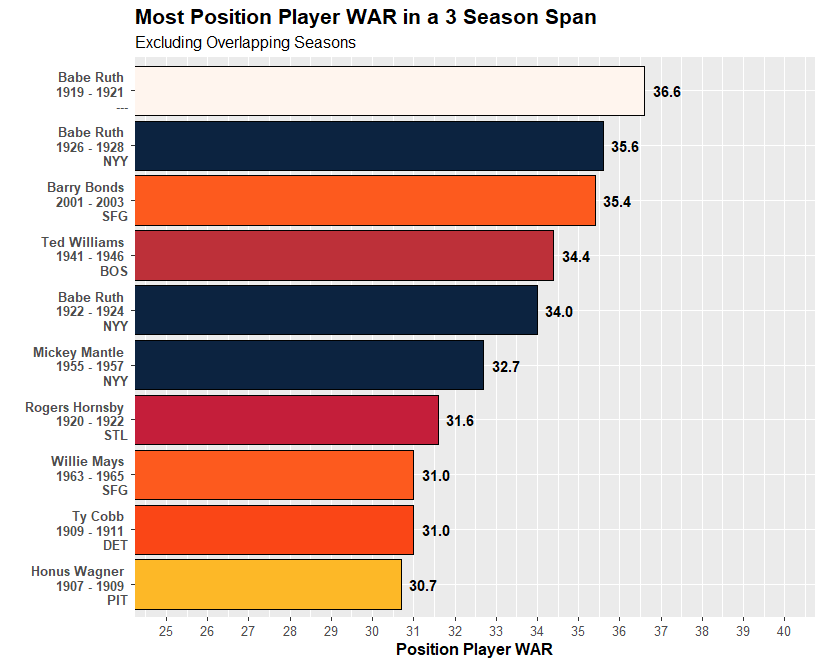

Generate this figure with R:
#Set working directory

setwd("C:/Users/daily/Desktop/Repositories/MiscVisuals/Website Visualizations/Most X in Span/MLB")

#Loading necessary libraries

library(sqldf)
library(tidyverse)
library(weights)
library(zoo)
library(data.table)
library(Lahman)

#Import Pitching WAR Data

data <- read.csv("C:/Users/daily/Desktop/Repositories/MiscVisuals/Website Visualizations/Most X in Span/MLB/Most Position Player WAR in 3 Season Span.csv")

#Calculate the totals and find the season the span started

data <- data %>%
  arrange(playerid, Season) %>%
  group_by(playerid) %>%
  mutate(WAR_Total = rollapply(WAR, width = 3, FUN = sum, align = "right",partial = TRUE)) %>%
  mutate(firstYear_rd = lag(Season, 2)) %>%
  fill(firstYear_rd, .direction = "up") %>%
  mutate(first_year_2_rd = lag(Season,1)) %>%
  fill(first_year_2_rd, .direction = "up") %>%
  mutate(firstYear = ifelse(is.na(firstYear_rd) & is.na(first_year_2_rd), Season,
                            ifelse(is.na(firstYear_rd), first_year_2_rd, firstYear_rd))) %>%
  mutate(Range = Season - firstYear) %>%
  mutate(prevTeam = lag(Team,2)) %>%
  mutate(prevTeam = ifelse(is.na(prevTeam), Team, prevTeam)) %>%
  mutate(prevTeam_2 = lag(Team,1)) %>%
  mutate(prevTeam_2 = ifelse(is.na(prevTeam_2), Team, prevTeam_2)) %>%
  mutate(OneFranchise = ifelse(Team == prevTeam & Team == prevTeam_2, "Yes", "No")) %>%
  ungroup()

#Choose only the columns needed for visual

display_data <- sqldf('SELECT firstYear AS MIN,
      Season AS MAX,
      Range,
      playerid,
      Name,
      Team,
      WAR_Total,
      OneFranchise
      FROM data
      GROUP BY playerid, Season
      ORDER BY WAR_Total DESC')

#Add index number to find overlapping values (Only finds overlapping values for top value in group)

setDT(display_data)
display_data$index <- display_data[display_data, on = .(playerid, MAX>=MIN, MIN<=MAX), mult ="first", which = TRUE]

#Keep only top value from index grouping

no_dupes <- display_data %>%
  group_by(index) %>%
  slice_head() %>%
  group_by(playerid,MIN) %>%
  slice_head() %>%
  arrange(-WAR_Total) %>%
  ungroup()

#Limit to top 10 spots

top_data <- no_dupes %>%
  mutate(Rank = rank(-WAR_Total, ties.method = "min")) %>%
  filter(Rank <= 10)

#Create Team Name for Players with More Than 1 Franchise

top_data <- top_data %>%
  mutate(DisplayFranchises = ifelse(OneFranchise == "No", "---", Team))

#Combine columns for display

top_data <- top_data %>%
  mutate(chart_label = paste(Name, "\n", MIN, "-", MAX, "\n",DisplayFranchises))

#Team Colors for display

fill_color <- c("Arizona Diamondbacks" = "#5F259F",
                "ARI" = "#5F259F",
                "Atlanta Braves" = "#CE1141",
                "Baltimore Orioles" = "#DF4601",
                "Boston Red Sox" = "#BD3039",
                "BOS" = "#BD3039",
                "Chicago Cubs" = "#0E3386",
                "CHI" = "#0E3386",
                "CHC" = "#0E3386",
                "Chicago White Sox" = "#27251F",
                "Cincinnati Reds" = "#C6011F",
                "Cleveland Indians" = "#E31937",
                "Colorado Rockies" = "#33006F;",
                "Detroit Tigers" = "#FA4616",
                "DET" = "#FA4616",
                "Houston Astros" = "#EB6E1F",
                "Kansas City Royals" = "#004687",
                "Los Angeles Angels" = "#BA0021",
                "Los Angeles Dodgers" = "#005A9C",
                "Miami Marlins" = "#00A3E0",
                "Milwaukee Brewers" = "#FFC52F",
                "Minnesota Twins" = "#002B5C",
                "New York Mets" = "#FF5910",
                "New York Yankees" = "#0C2340",
                "NYY" = "#0C2340",
                "Oakland Athletics" = "#003831",
                "Philadelphia Phillies" = "#E81828",
                "PHI" = "#E81828",
                "Pittsburgh Pirates" = "#FDB827",
                "PIT" = "#FDB827",
                "St. Louis Cardinals" = "#C41E3A",
                "STL" = "#C41E3A",
                "San Diego Padres" = "#2F241D",
                "San Francisco Giants" = "#FD5A1E",
                "SFG" = "#FD5A1E",
                "Seattle Mariners" = "#005C5C",
                "Tampa Bay Rays" = "#8FBCE6",
                "Texas Rangers" = "#C0111F",
                "Toronto Blue Jays" = "#134A8E",
                "Washington Nationals" = "#AB0003",
                "BUF" = "seashell",
                "LOU" = "seashell",
                "---" = "Seashell",
                "Multiple Teams" = "seashell")

#Create visual

top_data %>%
  ggplot(aes(x = reorder(chart_label, WAR_Total), y = WAR_Total, fill = DisplayFranchises)) +
  geom_bar(stat = "identity", color = "black") +
  geom_text(aes(label = rd(WAR_Total,1)), fontface = "bold", hjust = -0.3) +
  coord_flip(ylim = c(25, 40)) +
  scale_y_continuous(breaks = seq(25, 40, 1)) +
  scale_fill_manual(values = fill_color) +
  theme(plot.title = element_text(size = 16, face = "bold"),
        plot.subtitle = element_text(size = 12),
        axis.title.x = element_text(size = 12, face = "bold"),
        axis.text.x = element_text(size = 10),
        axis.text.y = element_text(size = 10, face ="bold"),
        legend.position = "none") +
  labs(title = "Most Position Player WAR in a 3 Season Span",
       subtitle = "Excluding Overlapping Seasons",
       x = "",
       y = "Position Player WAR")
